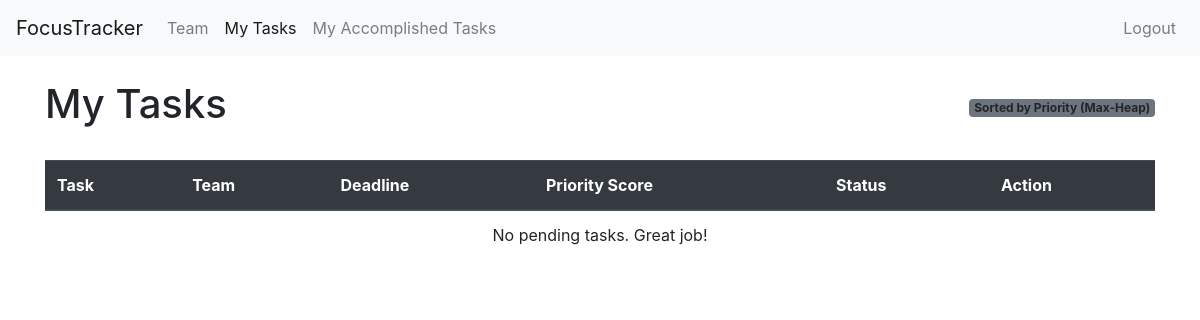
The app's page /main/tasks (signed in), older data.
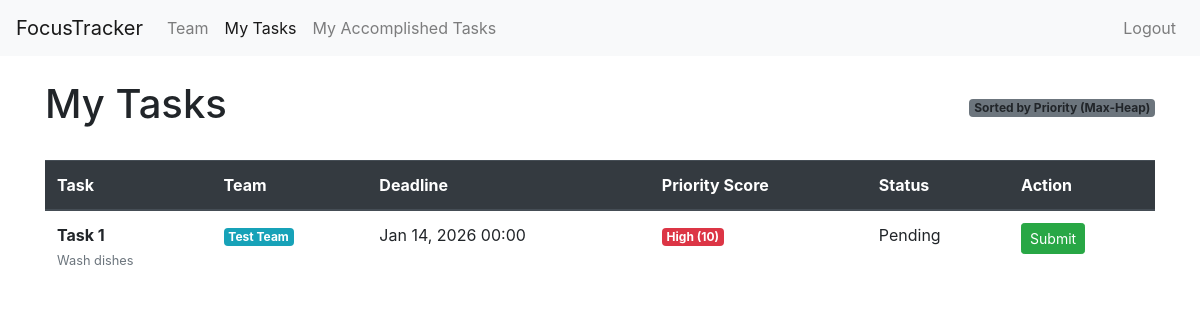
The same page, newer data.
### main/models.py (models this page shows, shortened)
class Task(models.Model):
    STATUS_CHOICES = (
        ('pending', 'Pending'),
        ('submitted', 'Submitted'),
        ('revision', 'Revision'),
        ('accomplished', 'Accomplishsed')
    ) # available status for each task
    DIFFICULTY_CHOICES = (
        (1,'1 - Very Easy'),
        (2,'2 - Easy'),
        (3,'3 - Medium'),
        (4,'4 - Hard'),
        (5,'5 - Very Hard')
    )
    team = models.ForeignKey(Team, on_delete=models.CASCADE, related_name='tasks')
    created_by = models.ForeignKey(User, on_delete=models.SET_NULL, null=True)
    task_id = models.AutoField(primary_key=True)
    title = models.CharField(max_length=200)
    description = models.TextField(max_length=120)
    assigned_to = models.ForeignKey(User, on_delete=models.SET_NULL,null=True,blank=True,related_name='assigned_tasks')
    deadline = models.DateTimeField()
    difficulty = models.IntegerField(choices=DIFFICULTY_CHOICES, default=1)
    updated_at = models.DateTimeField(auto_now=True)
    status = models.CharField(max_length=20, choices=STATUS_CHOICES, default='pending')
    @property
    def priority_score(self):
        now = timezone.now()
        time_diff = self.deadline - now
        days_remaining = time_diff.days
        if days_remaining <= 0:
            return 10
        raw_score = self.difficulty + (10/max(days_remaining, 1))
        return min(max(round(raw_score), 1), 10)

class Team(models.Model):
    ACTIVE = 'active'
    DELETED = 'deleted'
    CHOICES_STATUS = (
        (ACTIVE, 'Active'),
        (DELETED, 'Deleted')
    )
    title = models.CharField(max_length=255)
    members = models.ManyToManyField(User, related_name='teams', through='TeamMembership')
    created_by = models.ForeignKey(User, related_name='created_teams', on_delete=models.CASCADE)
    created_at = models.DateTimeField(auto_now_add=True)
    status = models.CharField(max_length=10, choices=CHOICES_STATUS, default=ACTIVE)
    invite_code = models.CharField(max_length=36, unique=True, blank=True, null=True)
    class Meta:
        ordering = ['title']

### main/views.py (the view)
# urls.py: path("tasks", views.tasks, name = 'tasks'),
@never_cache
@login_required
def tasks(request):
    my_tasks = Task.objects.filter(
        assigned_to=request.user,
        status__in=['pending', 'submitted', 'revision']
    )
    task_heap = TaskMaxHeap(my_tasks)
    sorted_tasks = task_heap.get_sorted_tasks()
    context = {
        'tasks': sorted_tasks,
    }
    return render(request, "main/tasks.html", context)

### main/utils.py (called while the page is built)
    def insert(self, task):
        self.heap.append(task)
        idx = len(self.heap) - 1
        self.position_map[task.task_id] = idx
        self._sift_up(idx)

    def _sift_up(self, idx):
        while idx > 0:
            parent = (idx - 1) // 2
            if self.heap[idx].priority_score > self.heap[parent].priority_score:
                self._swap(idx, parent)
                idx = parent
            else:
                break

    def pop_max(self):
        if not self.heap: return None
        return self.remove_by_id(self.heap[0].task_id)

    def remove_by_id(self, task_id):
        if task_id not in self.position_map:
            return None
        idx = self.position_map[task_id]
        last_idx = len(self.heap) - 1
        if idx == last_idx:
            removed = self.heap.pop()
            del self.position_map[task_id]
        else:
            self._swap(idx, last_idx)
            removed = self.heap.pop()
            del self.position_map[task_id]
            self._sift_down(idx)
            self._sift_up(idx)
        return removed

    def get_sorted_tasks(self):
        temp_heap = TaskMaxHeap(self.heap)
        sorted_list = []
        while temp_heap.heap:
            sorted_list.append(temp_heap.pop_max())
        return sorted_list

### main/templates/main/tasks.html (shortened to what this page needs)
{% extends "main/base.html" %}
{% block content %}
{% include "main/navbar.html" %}
<div class="container mt-4">
    <div class="d-flex justify-content-between align-items-center mb-4">
        <h1>My Tasks</h1>
        <span class="badge bg-secondary">Sorted by Priority (Max-Heap)</span>
    </div>
    <div class="table-responsive">
        <table class="table table-hover">
            <thead class="thead-dark">
                <tr>
                    <th>Task</th>
                    <th>Team</th>
                    <th>Deadline</th>
                    <th>Priority Score</th>
                    <th>Status</th>
                    <th>Action</th>
                </tr>
            </thead>
            <tbody>
                {% for task in tasks %}
                <tr>
                    <td>
                        <strong>{{ task.title }}</strong><br>
                        <small class="text-muted">{{ task.description|truncatechars:50 }}</small>
                    </td>
                    <td><span class="badge badge-info">{{ task.team.title }}</span></td>
                    <td>{{ task.deadline|date:"M d, Y H:i" }}</td>
                    <td>
                        {% if task.priority_score >= 8 %}
                            <span class="badge badge-danger">High ({{ task.priority_score }})</span>
                        {% elif task.priority_score >= 5 %}
                            <span class="badge badge-warning text-dark">Medium ({{ task.priority_score }})</span>
                        {% else %}
                            <span class="badge badge-success">Low ({{ task.priority_score }})</span>
                        {% endif %}
                    </td>
                    <td>{{ task.get_status_display }}</td>
                    <td>
                        <form action="{% url 'main:submit-task' task.task_id %}" method="POST">
                            {% if task.status == 'pending' or task.status == 'revision' %}
                                <button type="button"
                                        class="btn btn-sm btn-success"
                                        data-toggle="modal"
                                        data-target="#submitTaskModal"
                                        data-taskid="{{ task.task_id }}"
                                        data-description="{{ task.description }}">
                                    Submit
                                </button>
                            {% else %}
                                <button class="btn btn-sm btn-success" disabled>Submit</button>
                            {% endif %}
                        </form>
                    </td>
                </tr>
                {% empty %}
                <tr>
                    <td colspan="6" class="text-center">No pending tasks. Great job!</td>
                </tr>
                {% endfor %}
            </tbody>
        </table>
    </div>
</div>
{% endblock %}

### main/templates/main/base.html (shortened to what this page needs)
{% load static %}
<!DOCTYPE html>
<html lang="en">
<head>
  <link
    rel="stylesheet"
    href="https://stackpath.bootstrapcdn.com/bootstrap/4.5.2/css/bootstrap.min.css"
  >
  {% load static %}
  <link rel="stylesheet" href="{% static 'main/css/style.css' %}">
</head>
<body>
  {% block content %}{% endblock %}
</body>
</html>

### main/templates/main/navbar.html (shortened to what this page needs)
<nav class="navbar navbar-expand-lg navbar-light bg-light">
  <a class="navbar-brand" href="#">FocusTracker</a>
  <div class="collapse navbar-collapse" id="navbarSupportedContent">
    <ul class="navbar-nav mr-auto">
      <li class="nav-item {% if request.resolver_match.url_name == 'team' %}active{% endif %}">
        <a class="nav-link" href="{% url 'main:team' %}">Team</a>
      </li>
      <li class="nav-item {% if request.resolver_match.url_name == 'tasks' %}active{% endif %}">
        <a class="nav-link" href="{% url 'main:tasks' %}">My Tasks</a>
      </li>
      <li class="nav-item {% if request.resolver_match.url_name == 'accomplished-tasks' %}active{% endif %}">
        <a class="nav-link" href="{% url 'main:accomplished-tasks' %}">My Accomplished Tasks</a>
      </li>
    </ul>
    <form action="{% url 'main:signout' %}" method="post" style="display: inline;">
        <ul class="navbar-nav ml-auto">
            <li class="nav-item">
                <button type="submit" class="btn btn-link nav-link" style="border: none; cursor: pointer;">
                    Logout
                </button>
            </li>
        </ul>
    </form>
  </div>
</nav>

Row changes from the older to the newer data that the page shows:
added Task: title "Task 1", description "Wash dishes", team "Test Team", deadline "Jan 14, 2026 00:00", priority_score "10", status "Pending"
Text that changed along with them:
text no longer shown: "No pending tasks. Great job!"
